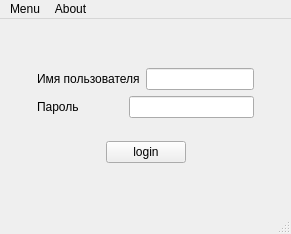
<?xml version="1.0" encoding="UTF-8"?>
<ui version="4.0">
 <class>MainWindow</class>
 <widget class="QMainWindow" name="MainWindow">
  <property name="geometry">
   <rect>
    <x>0</x>
    <y>0</y>
    <width>291</width>
    <height>234</height>
   </rect>
  </property>
  <property name="minimumSize">
   <size>
    <width>291</width>
    <height>234</height>
   </size>
  </property>
  <property name="maximumSize">
   <size>
    <width>291</width>
    <height>234</height>
   </size>
  </property>
  <property name="windowTitle">
   <string>Login</string>
  </property>
  <property name="windowIcon">
   <iconset resource="resources.qrc">
    <normaloff>:/icons/Go-home-2.svg</normaloff>:/icons/Go-home-2.svg</iconset>
  </property>
  <widget class="QWidget" name="centralwidget">
   <layout class="QVBoxLayout" name="verticalLayout_4">
    <item>
     <layout class="QHBoxLayout" name="horizontalLayout_4">
      <item>
       <spacer name="horizontalSpacer_3">
        <property name="orientation">
         <enum>Qt::Horizontal</enum>
        </property>
        <property name="sizeHint" stdset="0">
         <size>
          <width>13</width>
          <height>20</height>
         </size>
        </property>
       </spacer>
      </item>
      <item>
       <layout class="QVBoxLayout" name="verticalLayout_3">
        <item>
         <spacer name="verticalSpacer_2">
          <property name="orientation">
           <enum>Qt::Vertical</enum>
          </property>
          <property name="sizeHint" stdset="0">
           <size>
            <width>20</width>
            <height>18</height>
           </size>
          </property>
         </spacer>
        </item>
        <item>
         <layout class="QVBoxLayout" name="verticalLayout_2">
          <item>
           <layout class="QVBoxLayout" name="verticalLayout">
            <item>
             <layout class="QHBoxLayout" name="horizontalLayout">
              <item>
               <widget class="QLabel" name="login">
                <property name="text">
                 <string>Имя пользователя</string>
                </property>
               </widget>
              </item>
              <item>
               <widget class="QLineEdit" name="usernameEdit">
                <property name="maximumSize">
                 <size>
                  <width>125</width>
                  <height>29</height>
                 </size>
                </property>
               </widget>
              </item>
             </layout>
            </item>
            <item>
             <layout class="QHBoxLayout" name="horizontalLayout_2">
              <item>
               <widget class="QLabel" name="password">
                <property name="text">
                 <string>Пароль</string>
                </property>
               </widget>
              </item>
              <item>
               <widget class="QLineEdit" name="passwdEdit">
                <property name="maximumSize">
                 <size>
                  <width>125</width>
                  <height>29</height>
                 </size>
                </property>
                <property name="echoMode">
                 <enum>QLineEdit::Password</enum>
                </property>
               </widget>
              </item>
             </layout>
            </item>
           </layout>
          </item>
          <item>
           <spacer name="verticalSpacer">
            <property name="orientation">
             <enum>Qt::Vertical</enum>
            </property>
            <property name="sizeType">
             <enum>QSizePolicy::Fixed</enum>
            </property>
            <property name="sizeHint" stdset="0">
             <size>
              <width>20</width>
              <height>17</height>
             </size>
            </property>
           </spacer>
          </item>
          <item>
           <layout class="QHBoxLayout" name="horizontalLayout_3">
            <item>
             <spacer name="horizontalSpacer">
              <property name="orientation">
               <enum>Qt::Horizontal</enum>
              </property>
              <property name="sizeHint" stdset="0">
               <size>
                <width>40</width>
                <height>20</height>
               </size>
              </property>
             </spacer>
            </item>
            <item>
             <widget class="QPushButton" name="loginButton">
              <property name="maximumSize">
               <size>
                <width>80</width>
                <height>23</height>
               </size>
              </property>
              <property name="text">
               <string>login</string>
              </property>
              <property name="shortcut">
               <string>Return</string>
              </property>
             </widget>
            </item>
            <item>
             <spacer name="horizontalSpacer_2">
              <property name="orientation">
               <enum>Qt::Horizontal</enum>
              </property>
              <property name="sizeHint" stdset="0">
               <size>
                <width>40</width>
                <height>20</height>
               </size>
              </property>
             </spacer>
            </item>
           </layout>
          </item>
         </layout>
        </item>
        <item>
         <spacer name="verticalSpacer_3">
          <property name="orientation">
           <enum>Qt::Vertical</enum>
          </property>
          <property name="sizeHint" stdset="0">
           <size>
            <width>20</width>
            <height>18</height>
           </size>
          </property>
         </spacer>
        </item>
       </layout>
      </item>
      <item>
       <spacer name="horizontalSpacer_4">
        <property name="orientation">
         <enum>Qt::Horizontal</enum>
        </property>
        <property name="sizeHint" stdset="0">
         <size>
          <width>13</width>
          <height>20</height>
         </size>
        </property>
       </spacer>
      </item>
     </layout>
    </item>
   </layout>
  </widget>
  <widget class="QMenuBar" name="menubar">
   <property name="geometry">
    <rect>
     <x>0</x>
     <y>0</y>
     <width>291</width>
     <height>27</height>
    </rect>
   </property>
   <widget class="QMenu" name="menuAbout">
    <property name="title">
     <string>About</string>
    </property>
    <addaction name="actionAbout_dWell"/>
    <addaction name="actionAbout_Qt"/>
    <addaction name="actionAutors"/>
   </widget>
   <widget class="QMenu" name="menuMenu">
    <property name="title">
     <string>Menu</string>
    </property>
    <addaction name="actionClose"/>
   </widget>
   <addaction name="menuMenu"/>
   <addaction name="menuAbout"/>
  </widget>
  <widget class="QStatusBar" name="statusbar"/>
  <action name="actionAutors">
   <property name="text">
    <string>Autors</string>
   </property>
  </action>
  <action name="actionAbout_Qt">
   <property name="text">
    <string>About Qt</string>
   </property>
  </action>
  <action name="actionAbout_dWell">
   <property name="text">
    <string>About dWell</string>
   </property>
  </action>
  <action name="actionClose">
   <property name="text">
    <string>Close</string>
   </property>
  </action>
 </widget>
 <resources>
  <include location="resources.qrc"/>
 </resources>
 <connections>
  <connection>
   <sender>actionClose</sender>
   <signal>triggered()</signal>
   <receiver>MainWindow</receiver>
   <slot>close()</slot>
   <hints>
    <hint type="sourcelabel">
     <x>-1</x>
     <y>-1</y>
    </hint>
    <hint type="destinationlabel">
     <x>399</x>
     <y>299</y>
    </hint>
   </hints>
  </connection>
 </connections>
</ui>
